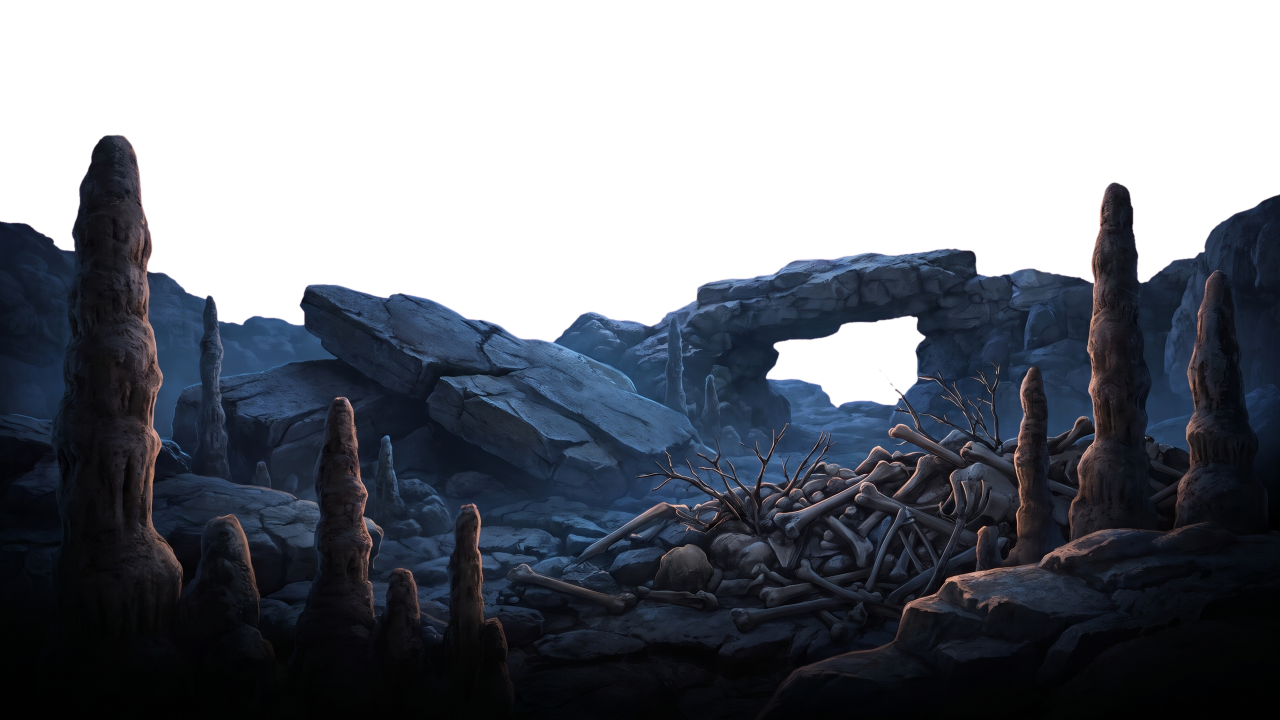
#> input picture art/den_mid.png, 2560 x 1440 px, given as the content of the folder tools/src/art_in, which was not available (shown at 1/2 size)
$ python scenery.py
#> lines starting #> are read from the running program, lines starting #| are printed output that depends on the picture; after the words box and inside, x2 and y2 are one past the last pixel; in counts of white or black regions, pixels touching at a corner belong together
"""Turns the paintings in tools/src/art_in into game scenery.
  <name>_backdrop.png -> art/<name>_backdrop.png, 5120x2880 (cropped to 16:9, enlarged)
  <name>_mid.png      -> art/<name>_mid.png, 2560x1440 with the flat magenta sky cut away
usage: scenery.py [name ...]   (no names: every painting found)"""
import sys, glob, os
import numpy as np
from PIL import Image, ImageFilter
SRC = 'tools/src/art_in'

def fit(im, w, h):
#> called with w = 2560, h = 1440
    r = w / h
#> r = 1.78
    if im.width / im.height > r:
        nw = int(im.height * r); x = (im.width - nw) // 2; im = im.crop((x, 0, x + nw, im.height))
    else:
        nh = int(im.width / r); y = (im.height - nh) // 2; im = im.crop((0, y, im.width, y + nh))
#> after `nh = int(im.width / r)`: nh = 1440
#> after `y = (im.height - nh) // 2`: y = 0
    return im.resize((w, h), Image.LANCZOS)

def key_magenta(im):
    a = np.asarray(im.convert('RGB')).astype(np.float32) / 255
    r, g, b = a[..., 0], a[..., 1], a[..., 2]
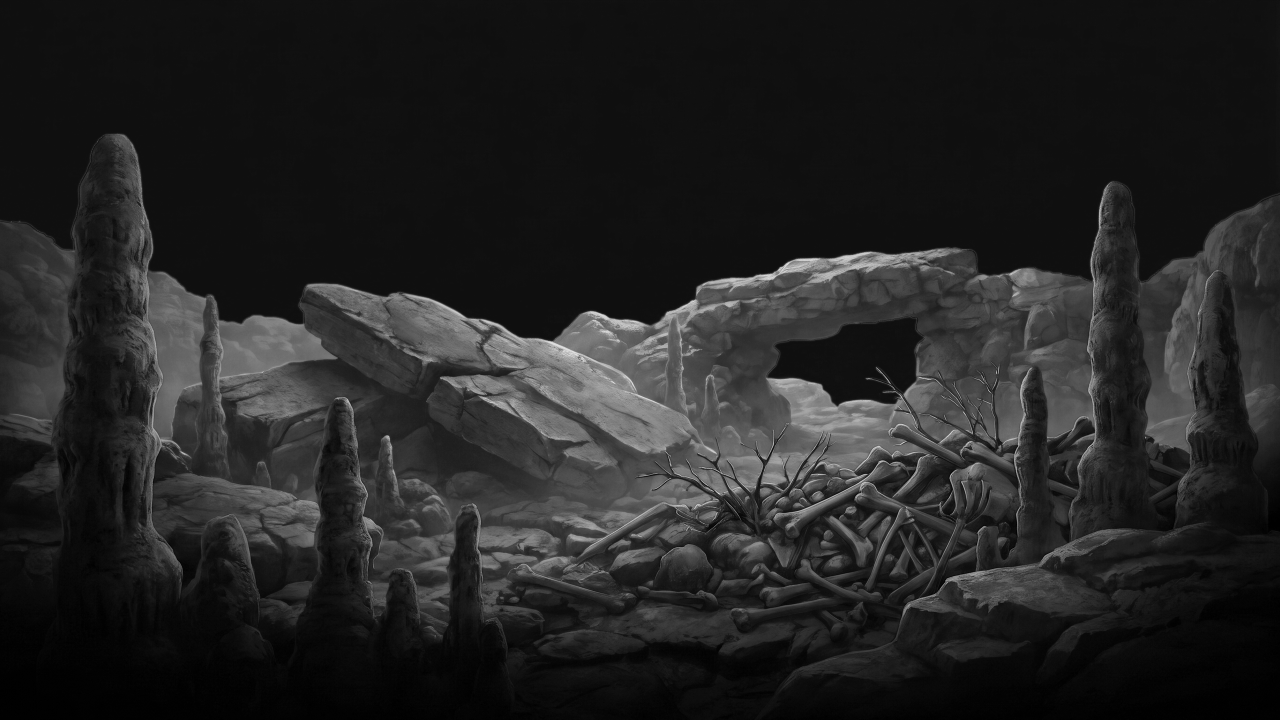
#> b: shape (1440, 2560) float32 (shown at 1/2 size); min 0, max 0.969, mean 0.139
    m = np.minimum(r, b) - g                       # how magenta a pixel is
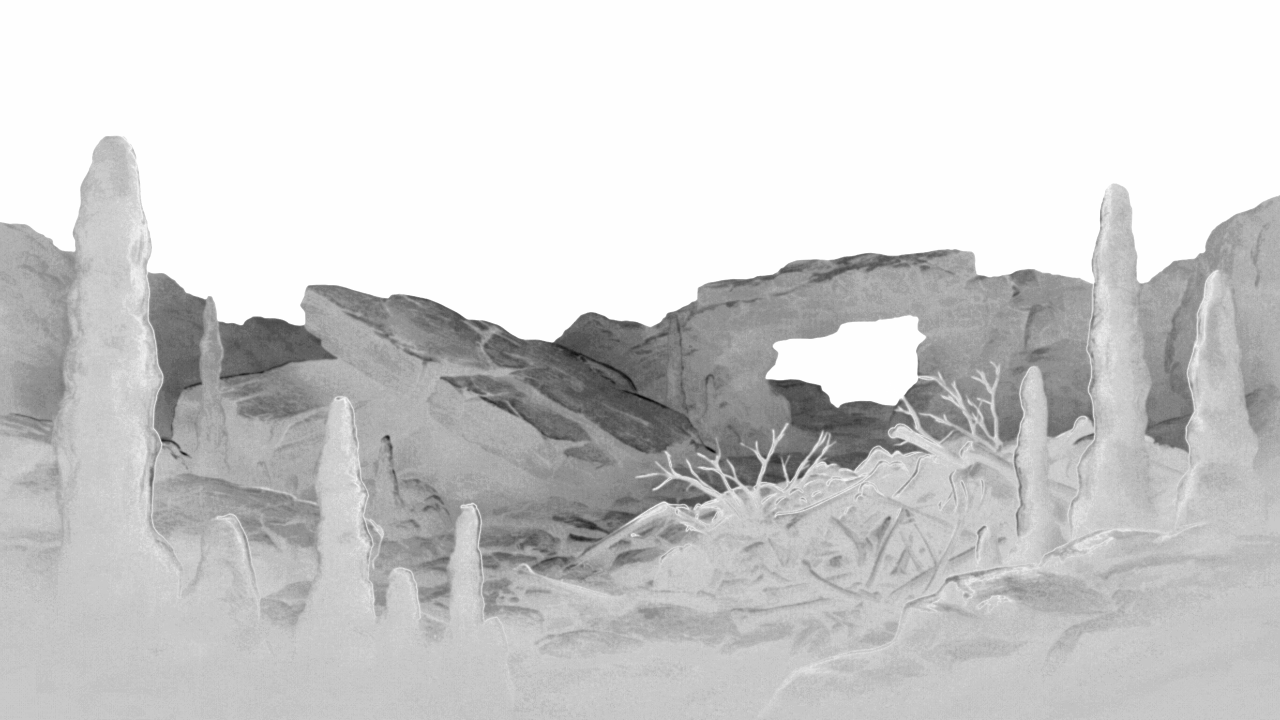
#> m: shape (1440, 2560) float32 (shown at 1/2 size); min -0.224, max 0.0588, mean 0.00515; drawn with min black and max white
    bg = np.clip((m - 0.10) / 0.22, 0, 1) * np.clip((np.minimum(r, b) - 0.35) / 0.15, 0, 1)
#> bg: shape (1440, 2560) float32; every value is 0
    alpha = Image.fromarray(((1 - bg) * 255).astype(np.uint8)).filter(ImageFilter.MinFilter(3)).filter(ImageFilter.GaussianBlur(0.8))
#> alpha: PIL image 2560x1440 L; every value is 255
    al = np.asarray(alpha).astype(np.float32) / 255
#> al: shape (1440, 2560) float32; every value is 1
    # take the pink cast off edge pixels: red and blue may not exceed green by much where the cut is soft
    edge = (al < 0.98) | (m > 0.04)
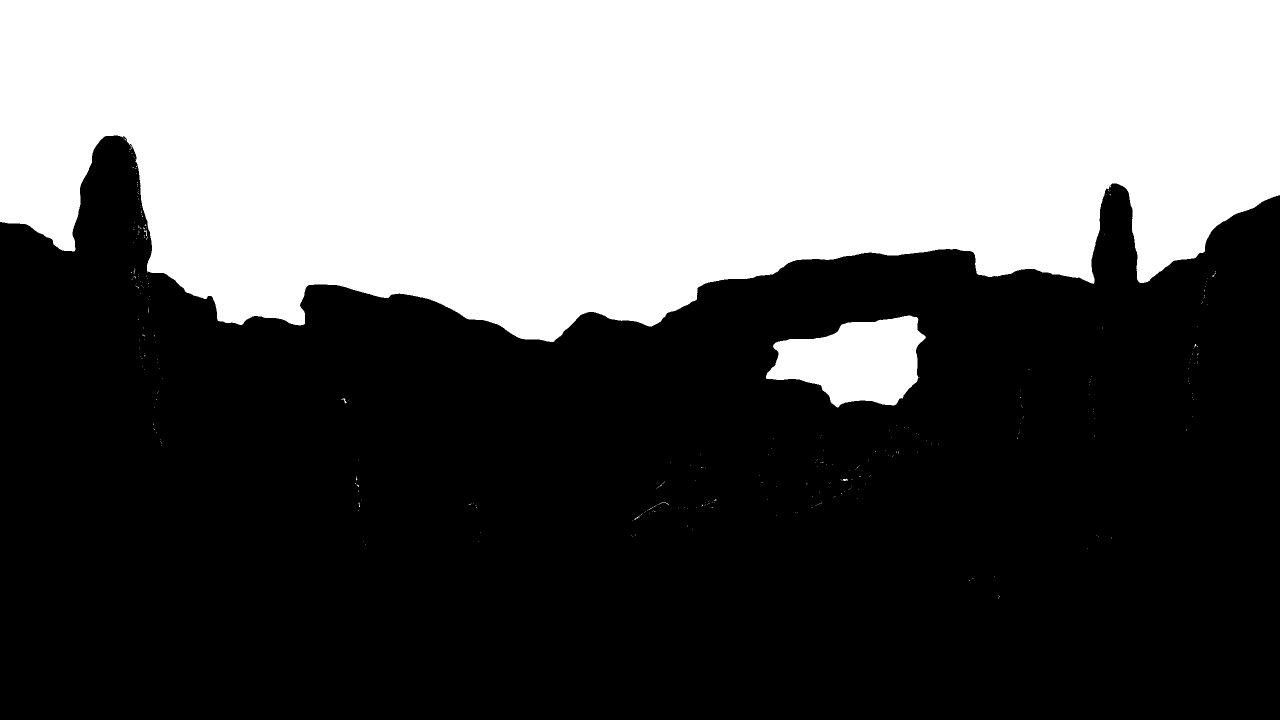
#> edge: shape (1440, 2560) bool (shown at 1/2 size); 38.8% white; 328 white regions (322 under 20 px), largest, box (x1, y1, x2, y2) and area: (0, 0, 2560, 684) 1391041, (1532, 631, 1852, 815) 37709, (682, 797, 693, 807) 34, (1685, 957, 1696, 962) 32, (288, 460, 294, 472) 27, (1317, 1004, 1338, 1009) 22
    cap = g + 0.06
    r2 = np.where(edge, np.minimum(r, np.maximum(cap, r - m)), r)
    b2 = np.where(edge, np.minimum(b, np.maximum(cap, b - m)), b)
    pink = m > 0.05          # screen colour that soaked into thin things like grass tips: pull it back to a dry-grass tone
#> pink: shape (1440, 2560) bool; 38.7% white; 57 white regions (55 under 20 px), largest, box (x1, y1, x2, y2) and area: (0, 0, 2560, 684) 1390712, (1532, 631, 1851, 815) 37651
    r2 = np.where(pink, np.minimum(r2, g * 1.25), r2)
    b2 = np.where(pink, np.minimum(b2, g * 0.8), b2)
    out = np.dstack([r2, g, b2, al])
    return Image.fromarray((np.clip(out, 0, 1) * 255).astype(np.uint8), 'RGBA')

# [13 lines left out: function defringe, not called in this run]
DEFRINGE = {'c2_home'}


# [8 lines left out: function fade_foot, not called in this run]


FADE = {'c2_road': (26, 19, 17), 'c2_elah': (26, 19, 17), 'c2_court': (26, 19, 17), 'c2_yard': (118, 104, 88)}      # the yard by day sinks to trodden earth, not to dark
# [13 lines left out: function pier, not called in this run]
PIER = {'c2_gibeah'}
FEATHER = {'c2_gate', 'c2_gate_open', 'c2_hall_door'}

# [8 lines left out: function fade_top, not called in this run]
FADE_TOP = {'watch'}

names = sys.argv[1:] or sorted({os.path.basename(f).rsplit('_', 1)[0] for f in glob.glob(SRC + '/*_backdrop.png') + glob.glob(SRC + '/*_mid.png')})
for n in names:
    p = '%s/%s_backdrop.png' % (SRC, n)
    if os.path.exists(p):
        (lambda m: fade_foot(m, floor=FADE[n]) if n in FADE else m)(fit(Image.open(p).convert('RGB'), 5120, 2880)).save('art/%s_backdrop.png' % n); print('backdrop', n)
    p = '%s/%s_mid.png' % (SRC, n)
    if os.path.exists(p):
        (lambda m: fade_top(m) if n in FADE_TOP else m)((lambda m: pier(m) if n in PIER else m)((lambda m: defringe(m) if n in DEFRINGE else m)(key_magenta(fit(Image.open(p).convert('RGB'), 2560, 1440))))).save('art/%s_mid.png' % n); print('mid', n)

# props: tools/src/art_in/props/<name>.png on magenta -> art/props/<name>.png, cut out and trimmed to the object
for p in sorted(glob.glob(SRC + '/props/*.png')):
    n = os.path.basename(p)[:-4]
    if sys.argv[1:] and n not in sys.argv[1:]:
        continue
    im = key_magenta(Image.open(p).convert('RGB'))
    a = np.asarray(im)[..., 3] > 40
#> a: shape (1440, 2560) bool; every value is 1
    ys = np.where(a.sum(axis=1) > 2)[0]; xs = np.where(a.sum(axis=0) > 2)[0]
#> after `ys = np.where(a.sum(axis=1) > 2)[0]`: ys = 1440 values from 0 to 1439
#> after `xs = np.where(a.sum(axis=0) > 2)[0]`: xs = 2560 values from 0 to 2559
    im = im.crop((max(xs[0] - 4, 0), max(ys[0] - 4, 0), xs[-1] + 5, ys[-1] + 5))
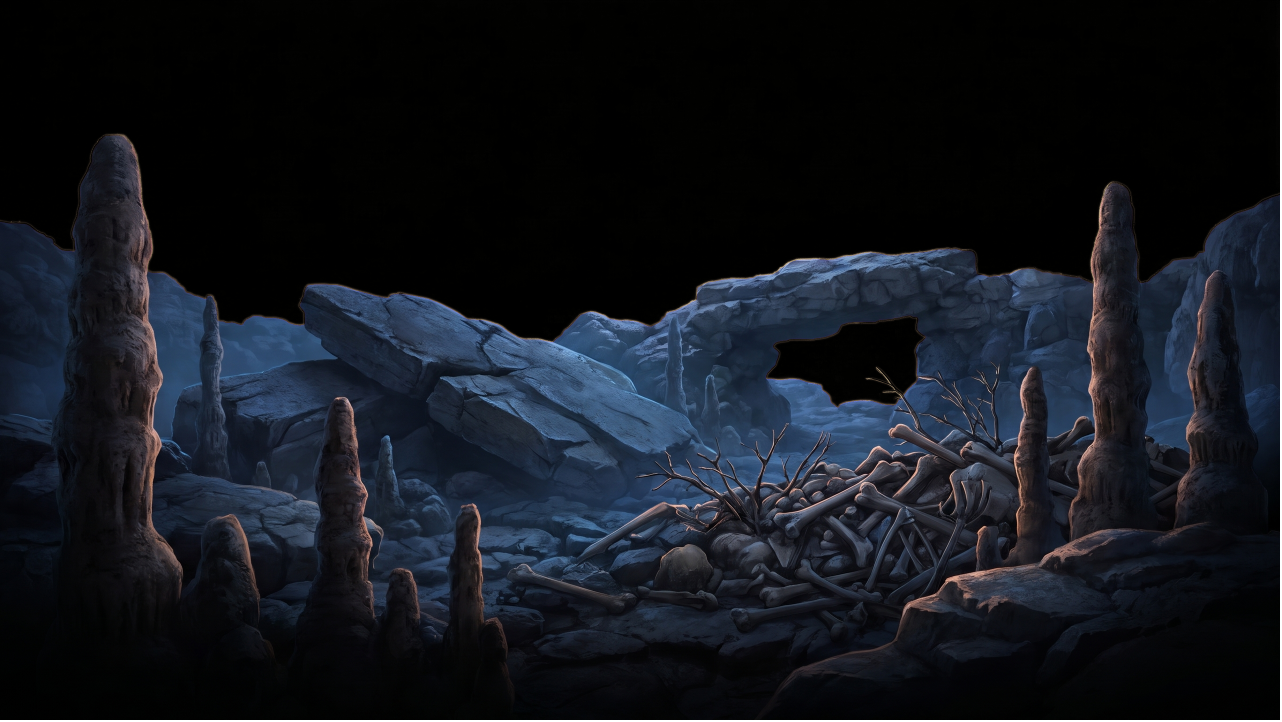
#> im: PIL image 2564x1444 RGBA (shown at 1/2 size); mean R, G, B, A 18.1, 21.9, 29.3, 253.9; transparent parts drawn white
    if n in FEATHER:         # a piece of wall that stands in front of the wall band: its two ends melt into it
        px = np.asarray(im).astype(np.float32)
        w = px.shape[1]; k = int(w * 0.1)
        ramp = np.ones(w, np.float32); ramp[:k] = np.linspace(0, 1, k) ** 1.5; ramp[-k:] = ramp[:k][::-1]
        px[..., 3] *= ramp[None, :]
        im = Image.fromarray(px.astype(np.uint8))
    im.save('art/props/%s.png' % n); print('prop', n)
#| prop den_mid
